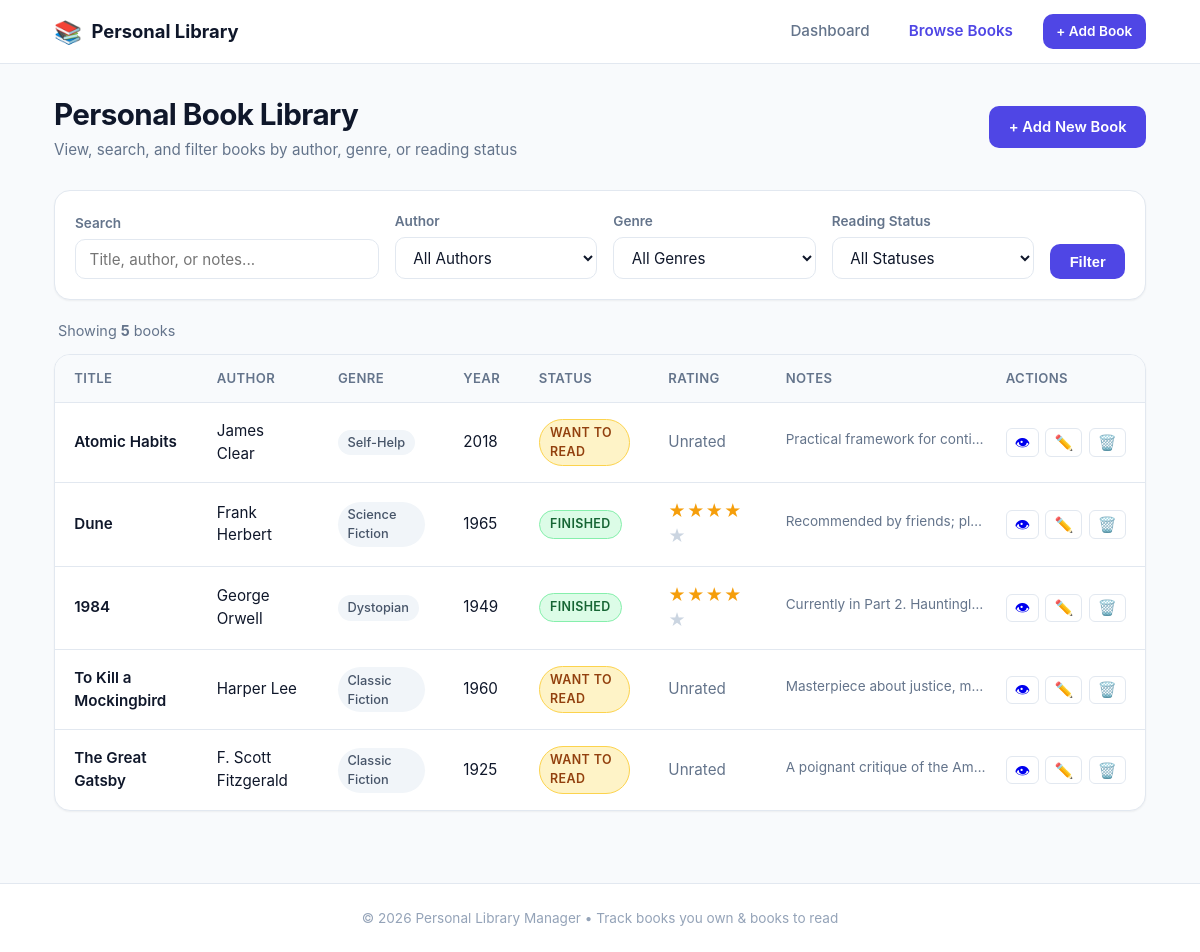
Before: /books with the older database file.
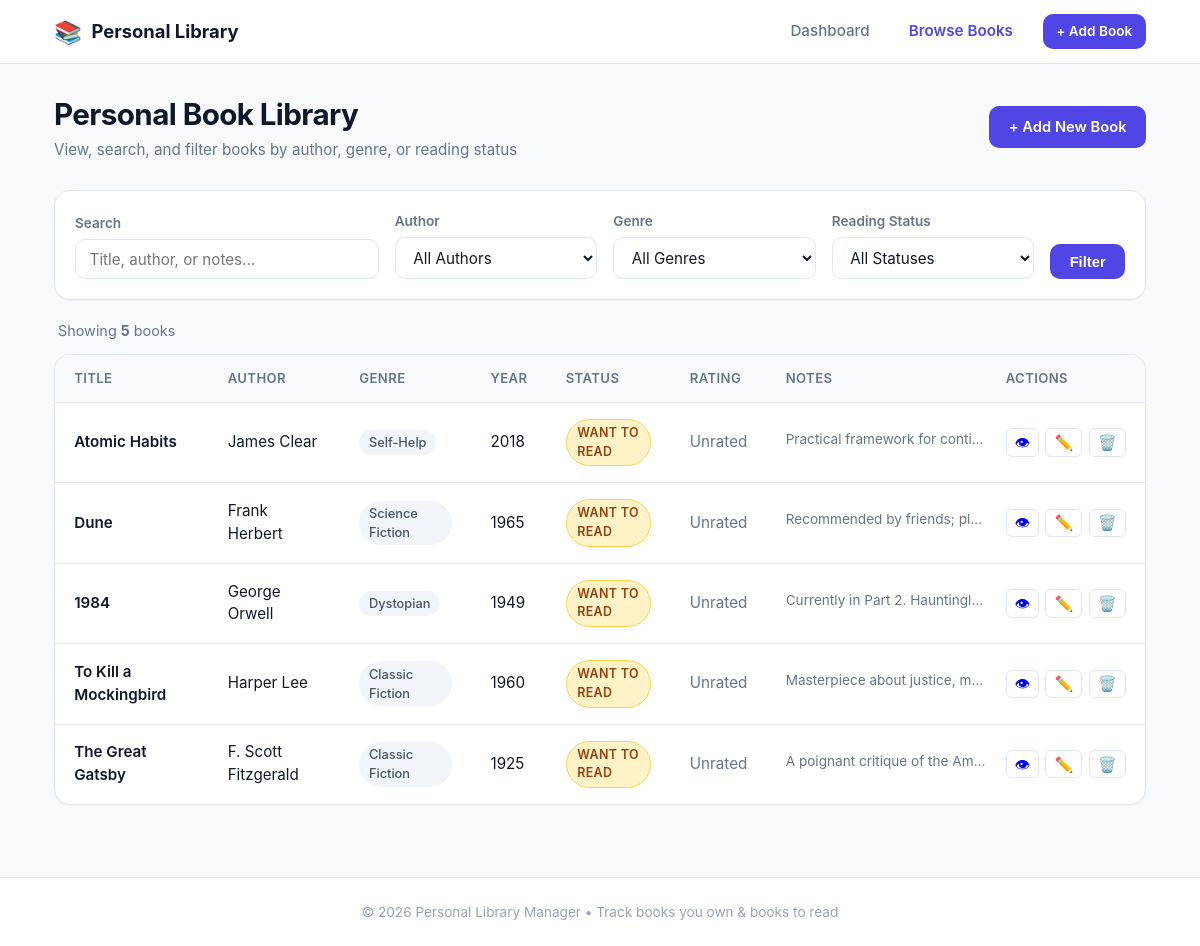
After: the same page with the newer database file.
### tables this page shows
CREATE TABLE books (
                id INTEGER PRIMARY KEY AUTOINCREMENT,
                title TEXT NOT NULL,
                author TEXT NOT NULL,
                genre TEXT NOT NULL,
                publication_year INTEGER,
                rating INTEGER,
                reading_status TEXT NOT NULL,
                notes TEXT,
                created_at TIMESTAMP DEFAULT CURRENT_TIMESTAMP
            );

### app.py (the view)
@app.get("/books", response_class=HTMLResponse, name="book_list")
async def book_list(
    request: Request,
    q: Optional[str] = "",
    author: Optional[str] = "",
    genre: Optional[str] = "",
    status: Optional[str] = ""
):
    search_query = (q or "").strip()
    selected_author = (author or "").strip()
    selected_genre = (genre or "").strip()
    selected_status = (status or "").strip()
    books = database.get_all_books(
        search=search_query if search_query else None,
        author=selected_author if selected_author else None,
        genre=selected_genre if selected_genre else None,
        status=selected_status if selected_status else None
    )
    authors = database.get_distinct_authors()
    genres = database.get_distinct_genres()
    return templates.TemplateResponse(
        request=request,
        name="books.html",
        context={
            "books": books,
            "authors": authors,
            "genres": genres,
            "statuses": VALID_STATUSES,
            "search_query": search_query,
            "selected_author": selected_author,
            "selected_genre": selected_genre,
            "selected_status": selected_status
        }
    )

### templates/books.html (shortened to what this page needs)
{% extends 'base.html' %}
{% block content %}
<div class="page-header">
    <div>
        <h1 class="page-title">Personal Book Library</h1>
        <p class="page-subtitle">View, search, and filter books by author, genre, or reading status</p>
    </div>
    <div class="header-actions">
        <a href="{{ url_for('add_book') }}" class="btn btn-primary">+ Add New Book</a>
    </div>
</div>
<div class="card filter-card">
    <form method="GET" action="{{ url_for('book_list') }}" class="filter-form">
        <div class="filter-group filter-search">
            <label for="q" class="filter-label">Search</label>
            <input type="text" id="q" name="q" value="{{ search_query }}" placeholder="Title, author, or notes..." class="form-input">
        </div>
        <div class="filter-group">
            <label for="author" class="filter-label">Author</label>
            <select id="author" name="author" class="form-select">
                <option value="">All Authors</option>
            </select>
        </div>
        <div class="filter-group">
            <label for="genre" class="filter-label">Genre</label>
            <select id="genre" name="genre" class="form-select">
                <option value="">All Genres</option>
            </select>
        </div>
        <div class="filter-group">
            <label for="status" class="filter-label">Reading Status</label>
            <select id="status" name="status" class="form-select">
                <option value="">All Statuses</option>
            </select>
        </div>
        <div class="filter-actions">
            <button type="submit" class="btn btn-primary btn-filter">Filter</button>
        </div>
    </form>
</div>
<div class="results-meta">
    <span>Showing <strong>{{ books | length }}</strong> book{% if books | length != 1 %}s{% endif %}</span>
</div>
{% if books %}
    <div class="card table-card">
        <div class="table-responsive">
            <table class="data-table">
                <thead>
                    <tr>
                        <th>Title</th>
                        <th>Author</th>
                        <th>Genre</th>
                        <th>Year</th>
                        <th>Status</th>
                        <th>Rating</th>
                        <th>Notes</th>
                        <th>Actions</th>
                    </tr>
                </thead>
                <tbody>
                    {% for book in books %}
                        <tr>
                            <td class="font-medium">
                                <a href="{{ url_for('book_detail', book_id=book['id']) }}" class="table-link">
                                    {{ book['title'] }}
                                </a>
                            </td>
                            <td>{{ book['author'] }}</td>
                            <td><span class="genre-pill">{{ book['genre'] }}</span></td>
                            <td>{{ book['publication_year'] or '—' }}</td>
                            <td>
                                <span class="status-badge status-{{ book['reading_status'] | lower | replace(' ', '-') }}">
                                    {{ book['reading_status'] }}
                                </span>
                            </td>
                            <td>
                                {% if book['rating'] %}
                                    <span class="stars" title="{{ book['rating'] }} of 5 stars">
                                        {% for i in range(book['rating']) %}★{% endfor %}
                                        {% for i in range(5 - book['rating']) %}<span class="star-empty">★</span>{% endfor %}
                                    </span>
                                {% else %}
                                    <span class="text-muted">Unrated</span>
                                {% endif %}
                            </td>
                            <td class="notes-cell">
                                {% if book['notes'] %}
                                    <span class="notes-preview" title="{{ book['notes'] }}">
                                        {{ book['notes'] | truncate(45) }}
                                    </span>
                                {% else %}
                                    <span class="text-muted">—</span>
                                {% endif %}
                            </td>
                            <td>
                                <div class="action-buttons">
                                    <a href="{{ url_for('book_detail', book_id=book['id']) }}" class="btn-action" title="View details">👁</a>
                                    <a href="{{ url_for('edit_book', book_id=book['id']) }}" class="btn-action" title="Edit book">✏️</a>
                                    <form method="POST" action="{{ url_for('delete_book', book_id=book['id']) }}" style="display:inline;" onsubmit="return confirm('Are you sure you want to remove \'{{ book['title'] }}\'?');">
                                        <button type="submit" class="btn-action btn-action-danger" title="Delete book">🗑️</button>
                                    </form>
                                </div>
                            </td>
                        </tr>
                    {% endfor %}
                </tbody>
            </table>
        </div>
    </div>
{% endif %}
{% endblock %}

### templates/base.html (shortened to what this page needs)
<!DOCTYPE html>
<html lang="en">
<head>
    <link rel="stylesheet" href="{{ url_for('static', filename='style.css') }}">
</head>
<body>
    <header class="navbar">
        <div class="nav-container">
            <a href="{{ url_for('dashboard') }}" class="nav-brand">
                <span class="brand-icon">📚</span>
                <span class="brand-text">Personal Library</span>
            </a>
            <nav class="nav-links">
                <a href="{{ url_for('dashboard') }}" class="nav-link {% if request.endpoint == 'dashboard' %}active{% endif %}">Dashboard</a>
                <a href="{{ url_for('book_list') }}" class="nav-link {% if request.endpoint == 'book_list' %}active{% endif %}">Browse Books</a>
                <a href="{{ url_for('add_book') }}" class="btn btn-primary btn-sm">+ Add Book</a>
            </nav>
        </div>
    </header>
    <main class="main-container">
        {% block content %}{% endblock %}
    </main>
    <footer class="footer">
        <div class="footer-container">
            <p>&copy; 2026 Personal Library Manager &bull; Track books you own &amp; books to read</p>
        </div>
    </footer>
</body>
</html>

Changed rows visible on the page:
changed books "Dune": reading_status "FINISHED" → "WANT TO READ"; rating 4 → empty (drawn); now shows "Unrated"
changed books "George Orwell": reading_status "FINISHED" → "WANT TO READ"; rating 4 → empty (drawn); now shows "Unrated"
